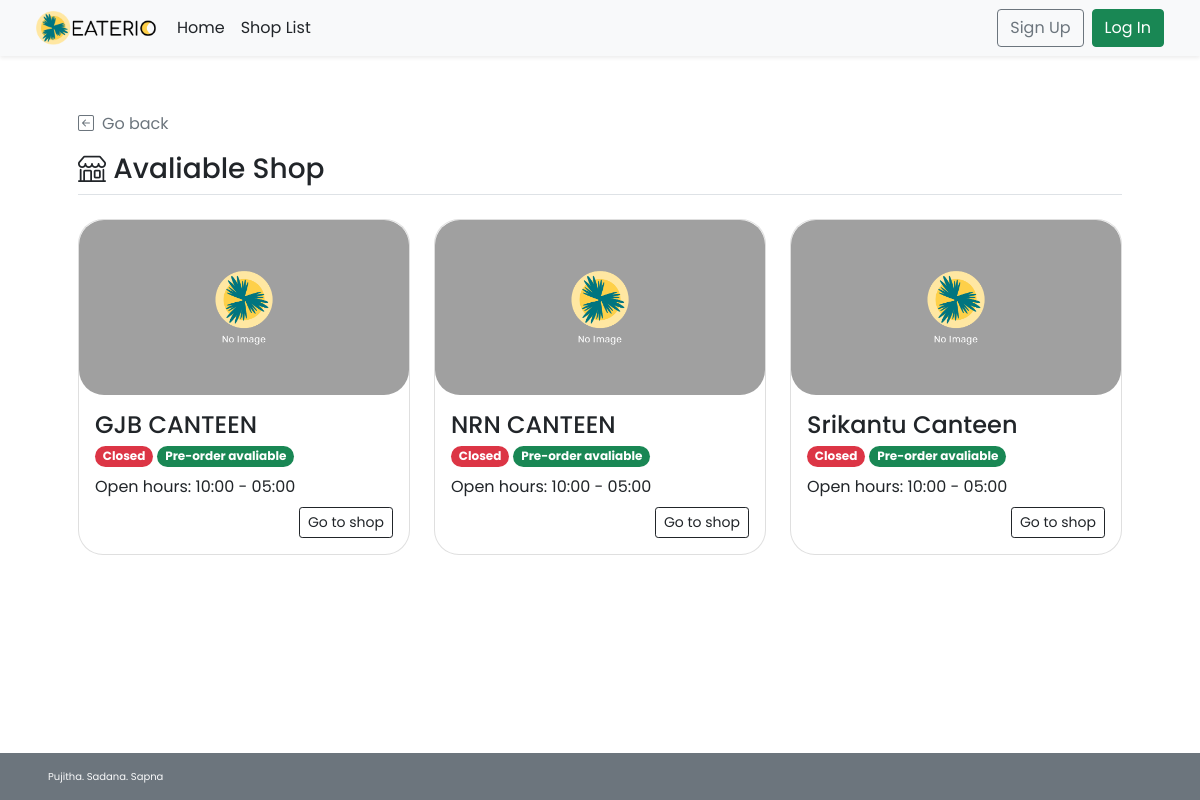
The app's page /shop_list.php, older data.
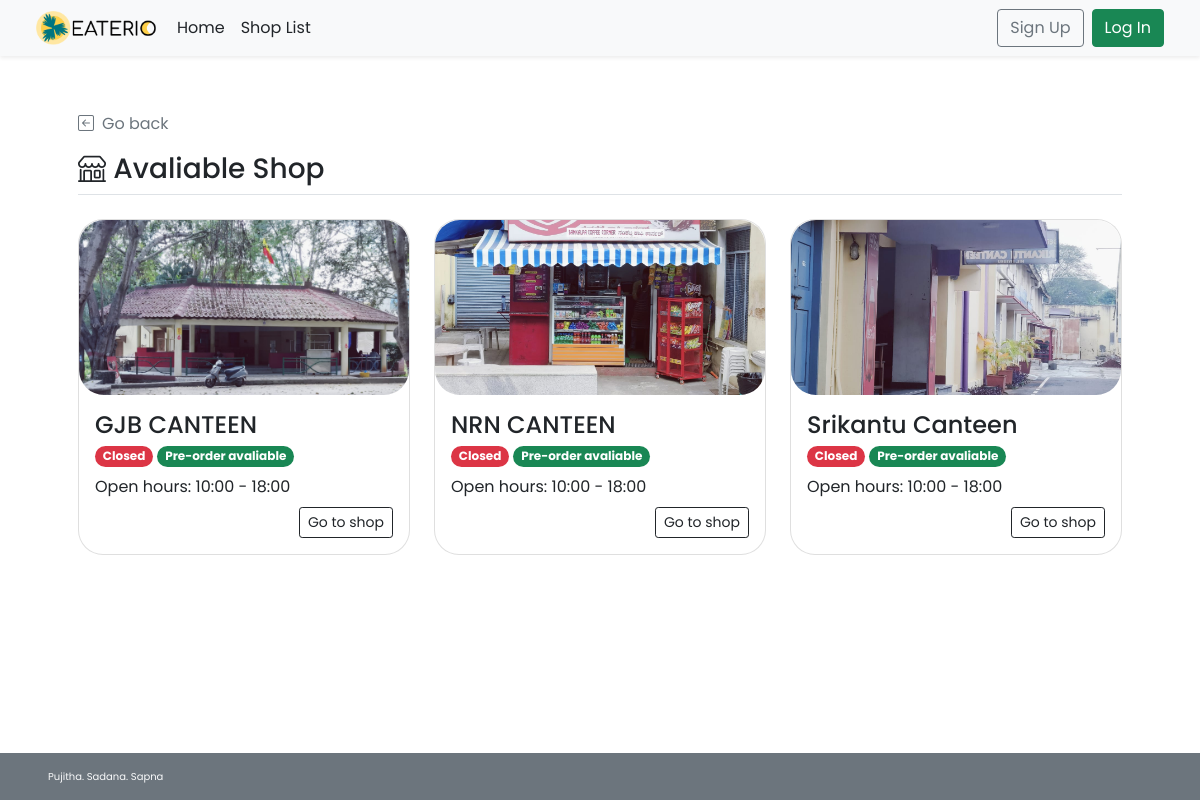
The same page, newer data.
### tables this page shows
CREATE TABLE `shop` (
  `s_id` int(11) NOT NULL,
  `s_username` varchar(45) NOT NULL,
  `s_pwd` varchar(45) NOT NULL,
  `s_name` varchar(45) NOT NULL,
  `s_location` varchar(100) NOT NULL,
  `s_openhour` time NOT NULL,
  `s_closehour` time NOT NULL,
  `s_status` tinyint(4) NOT NULL DEFAULT 1 COMMENT 'shop ready for taking orders or not(1 for open, 0 for close)\r\n',
  `s_preorderstatus` tinyint(4) NOT NULL DEFAULT 1 COMMENT 'shop is ready for preorder or not',
  `s_email` varchar(45) NOT NULL,
  `s_phoneno` varchar(10) NOT NULL,
  `s_pic` text DEFAULT NULL
);

### shop_list.php (the view, shortened to what this page needs)
<!DOCTYPE html>
<html lang="en">
<head>
    <?php session_start(); include("conn_db.php"); include('head.php');?>
    <link href="css/main.css" rel="stylesheet">
</head>
<body class="d-flex flex-column h-100">
    <?php include('nav_header.php')?>
    <div class="container p-5" id="recommended-shop">
        <a class="nav nav-item text-decoration-none text-muted mb-3" href="#" onclick="history.back();">
            <i class="bi bi-arrow-left-square me-2"></i>Go back
        </a>
        <h3 class="border-bottom pb-2"><i class="bi bi-shop align-top"></i> Avaliable Shop</h3>
        <div class="row row-cols-1 row-cols-lg-3 align-items-stretch g-4 py-3">
        <?php
            $query = "SELECT s_id,s_name,s_openhour,s_closehour,s_status,s_preorderstatus,s_pic FROM shop
            WHERE (s_preorderstatus = 1) OR (s_preorderstatus = 0 AND (CURTIME() BETWEEN s_openhour AND s_closehour));";
            $result = $mysqli -> query($query);
            if($result -> num_rows > 0){
            while($row = $result -> fetch_array()){
        ?>
            <div class="col">
                <a href="<?php echo "shop_menu.php?s_id=".$row["s_id"]?>" class="text-decoration-none text-dark">
                    <div class="card rounded-25">
                        <img
                        <?php
                            if(is_null($row["s_pic"])){echo "src='img/default.png'";}
                            else{echo "src=\"img/{$row['s_pic']}\"";}
                        ?>
                        style="width:100%; height:175px; object-fit:cover;"
                        class="card-img-top rounded-25 img-fluid" alt="...">
                        <div class="card-body">
                            <h4 name="shop-name" class="card-title"><?php echo $row["s_name"]?></h4>
                            <p class="card-subtitle">
                                <?php
                                    $now = date('H:i:s');
                                    if((($now < $row["s_openhour"])||($now > $row["s_closehour"]))||($row["s_status"]==0)){
                                ?>
                                <span class="badge rounded-pill bg-danger">Closed</span>
                                <?php }else{ ?>
                                <span class="badge rounded-pill bg-success">Open</span>
                                <?php }
                                    if($row["s_preorderstatus"]==1){
                                ?>
                                <span class="badge rounded-pill bg-success">Pre-order avaliable</span>
                                <?php }else{ ?>
                                <span class="badge rounded-pill bg-danger">Pre-order Unavaliable</span>
                                <?php }     ?>
                            </p>
                            <?php
                                $open = explode(":",$row["s_openhour"]);
                                $close = explode(":",$row["s_closehour"]);
                            ?>
                            <p class="card-text my-2">Open hours: <?php echo $open[0].":".$open[1]." - ".$close[0].":".$close[1]?></p>
                            <div class="text-end">
                                <a href="<?php echo "shop_menu.php?s_id=".$row["s_id"]?>" class="btn btn-sm btn-outline-dark">Go to shop</a>
                            </div>
                        </div>
                    </div>
                </a>
            </div>
        <?php }
        }
        ?>
        </div>
    </div>
    <footer
    class="footer d-flex flex-wrap justify-content-between align-items-center px-5 py-3 mt-auto bg-secondary text-light">
        <span class="xsmall-font">Pujitha. Sadana. Sapna</span></span>
    </footer>
</body>
</html>

Row changes from the older to the newer data that the page shows:
changed shop "GJB CANTEEN": s_pic: picture added in place of a placeholder; s_closehour "05" → "18"
changed shop "NRN CANTEEN": s_pic: picture added in place of a placeholder; s_closehour "05" → "18"
changed shop "Srikantu Canteen": s_pic: picture added in place of a placeholder; s_closehour "05" → "18"
